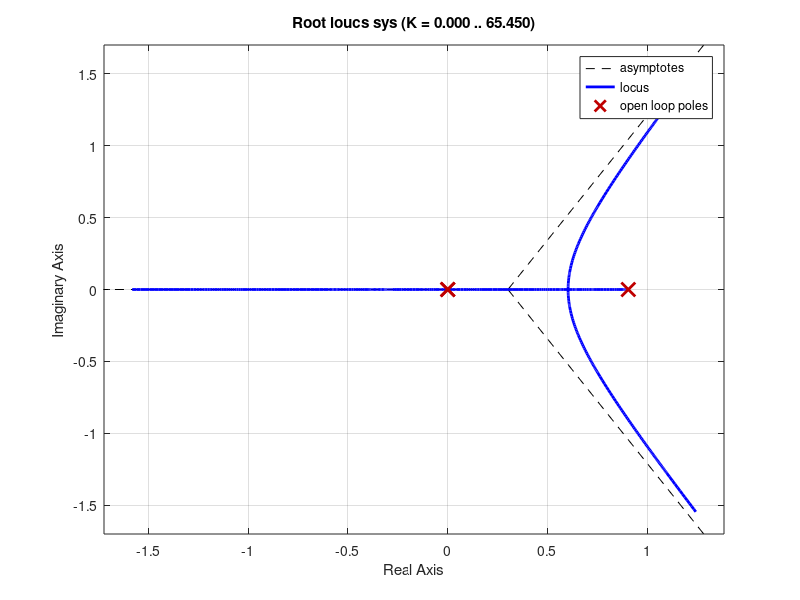

This chart was generated by the following MATLAB code:
%Optimal Control Program
%By Peri Kontoroupis
%Effect of changing the diagonal variables in a Q matrix
%as seen on K values

A = [0.5870 32.8684 0; 0 0 0; -0.5870 -32.8684 1;];
B = [0 1 0]';
D = [0 0 1];
R = 1;


%x(k)=Ax(k-1)+Bu(k-1)+Dyd(k)
%Ks=[];
h = [1 0 0];
%for i = 1:-0.001:0.01
%for i = 1:1:100
Q = [1 0 0;0 1 0; 0 0 0.01;];
[K,S,E] = dlqr(A,B,Q,R);
%Ks=[Ks K];   
%end

F_closed = (A-B*K);
d_closed = zeros(size(h,1),size(D,2));
sys = ss(F_closed,D',h,0,-1);
rlocus(sys);




%----------------------------------------------------
%Values1=[];
%Values2=[];
%Values3=[];
%l = length(Ks);
%Extract every third value from Ks 

%for j = 3:3:l
%Value1=Ks(j-2);   
%Value2=Ks(j-1);   
%Value3=Ks(j); 
%Values1 = [Values1 Value1];
%Values2 = [Values2 Value2];
%Values3 = [Values3 Value3];
%end
%subplot(221),plot(Values1);
%subplot(221),title('Yk) variation');
%subplot(221),grid
%subplot(221),xlabel('Number of iteration');
%subplot(221),ylabel('K value');
%subplot(222),plot(Values2,'r');
%subplot(222),title('U(k-1) variation');
%subplot(222),grid
%subplot(222),xlabel('Number of iteration');
%subplot(222),ylabel('K value');
%subplot(223),plot(Values3,'c');
%subplot(223),title('Z(k) variation');
%subplot(223),grid
%subplot(223),xlabel('Number of iteration');
%subplot(223),ylabel('K value');

%fprintf('Integral of error state is %d\n', i); 
%fprintf('Matrix Weights: %0.2f\n', 0.01, 1, i);
%fprintf('K values: %0.2f\n', Ks(i), Ks(i+1),Ks(i+2));

